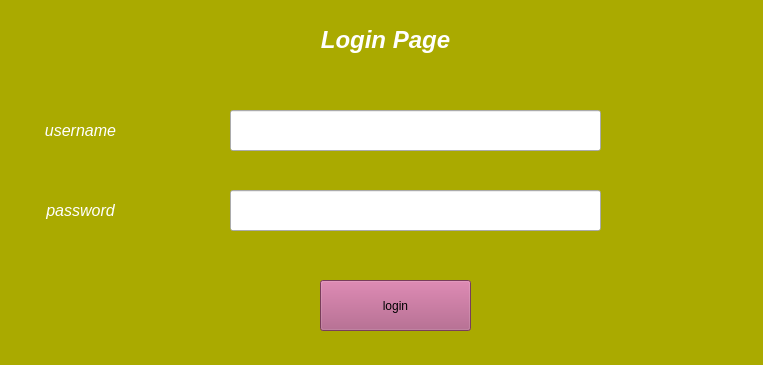
<?xml version="1.0" encoding="UTF-8"?>
<ui version="4.0">
 <class>MainWindow</class>
 <widget class="QMainWindow" name="MainWindow">
  <property name="geometry">
   <rect>
    <x>0</x>
    <y>0</y>
    <width>763</width>
    <height>365</height>
   </rect>
  </property>
  <property name="windowTitle">
   <string>MainWindow</string>
  </property>
  <widget class="QWidget" name="centralwidget">
   <widget class="QLabel" name="Background">
    <property name="geometry">
     <rect>
      <x>-280</x>
      <y>-170</y>
      <width>1601</width>
      <height>861</height>
     </rect>
    </property>
    <property name="font">
     <font>
      <pointsize>18</pointsize>
      <weight>75</weight>
      <italic>true</italic>
      <bold>true</bold>
     </font>
    </property>
    <property name="styleSheet">
     <string notr="true">background-color: rgb(170, 170, 0);</string>
    </property>
    <property name="text">
     <string/>
    </property>
    <property name="alignment">
     <set>Qt::AlignCenter</set>
    </property>
   </widget>
   <widget class="QLabel" name="Heading">
    <property name="geometry">
     <rect>
      <x>290</x>
      <y>0</y>
      <width>191</width>
      <height>81</height>
     </rect>
    </property>
    <property name="text">
     <string>&lt;html&gt;&lt;head/&gt;&lt;body&gt;&lt;p&gt;&lt;span style=&quot; font-size:18pt; font-weight:600; font-style:italic; color:#ffffff;&quot;&gt;Login Page&lt;/span&gt;&lt;/p&gt;&lt;/body&gt;&lt;/html&gt;</string>
    </property>
    <property name="alignment">
     <set>Qt::AlignCenter</set>
    </property>
   </widget>
   <widget class="QLabel" name="Fname">
    <property name="geometry">
     <rect>
      <x>0</x>
      <y>90</y>
      <width>161</width>
      <height>81</height>
     </rect>
    </property>
    <property name="text">
     <string>&lt;html&gt;&lt;head/&gt;&lt;body&gt;&lt;p&gt;&lt;span style=&quot; font-size:12pt; font-style:italic; color:#ffffff;&quot;&gt;username&lt;/span&gt;&lt;/p&gt;&lt;/body&gt;&lt;/html&gt;</string>
    </property>
    <property name="alignment">
     <set>Qt::AlignCenter</set>
    </property>
   </widget>
   <widget class="QLabel" name="Lname">
    <property name="geometry">
     <rect>
      <x>0</x>
      <y>170</y>
      <width>161</width>
      <height>81</height>
     </rect>
    </property>
    <property name="text">
     <string>&lt;html&gt;&lt;head/&gt;&lt;body&gt;&lt;p&gt;&lt;span style=&quot; font-size:12pt; font-style:italic; color:#ffffff;&quot;&gt;password&lt;/span&gt;&lt;/p&gt;&lt;/body&gt;&lt;/html&gt;</string>
    </property>
    <property name="alignment">
     <set>Qt::AlignCenter</set>
    </property>
   </widget>
   <widget class="QLineEdit" name="txtfname">
    <property name="geometry">
     <rect>
      <x>230</x>
      <y>110</y>
      <width>371</width>
      <height>41</height>
     </rect>
    </property>
   </widget>
   <widget class="QLineEdit" name="txtlname">
    <property name="geometry">
     <rect>
      <x>230</x>
      <y>190</y>
      <width>371</width>
      <height>41</height>
     </rect>
    </property>
   </widget>
   <widget class="QPushButton" name="pushButton">
    <property name="geometry">
     <rect>
      <x>320</x>
      <y>280</y>
      <width>151</width>
      <height>51</height>
     </rect>
    </property>
    <property name="styleSheet">
     <string notr="true">background-color: rgb(170, 85, 127);</string>
    </property>
    <property name="text">
     <string>login</string>
    </property>
   </widget>
  </widget>
 </widget>
 <resources/>
 <connections/>
</ui>
